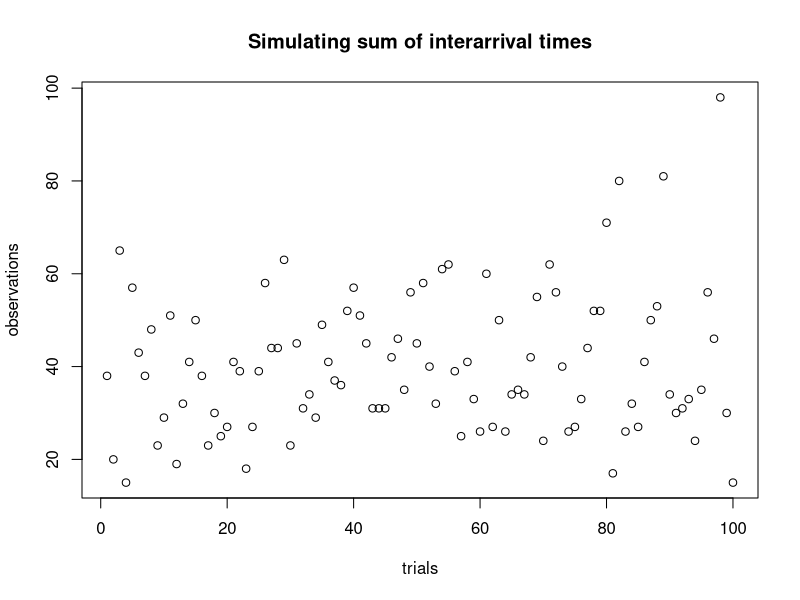
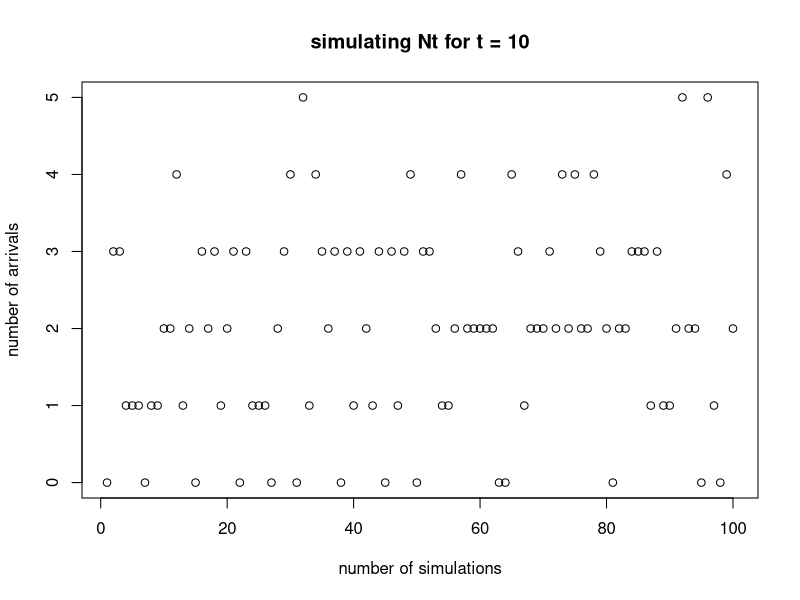
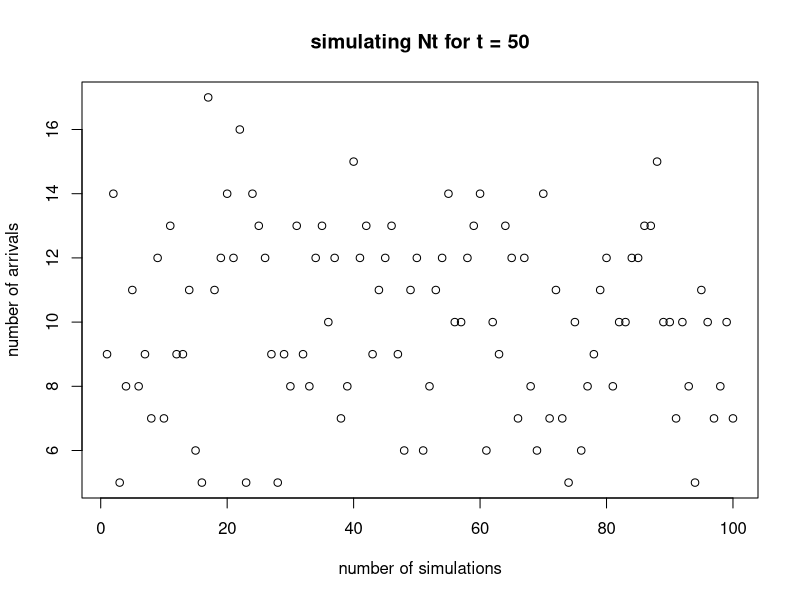
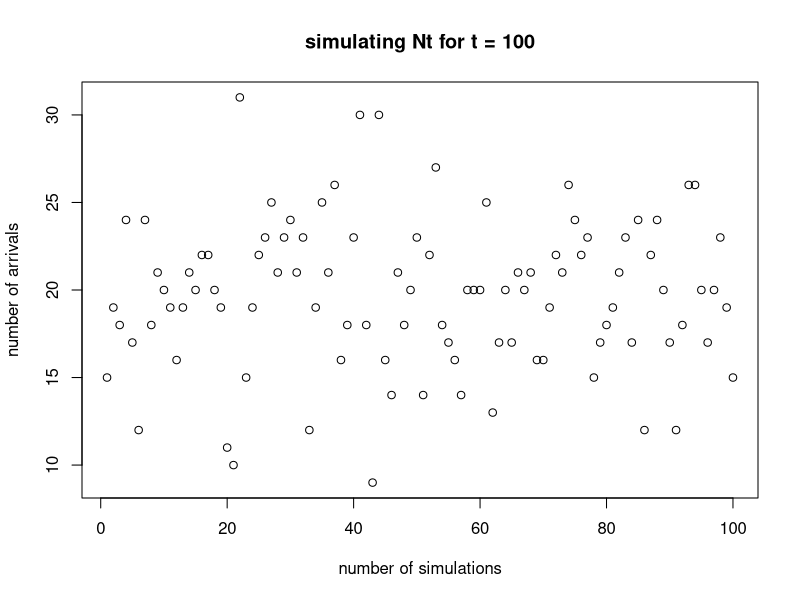
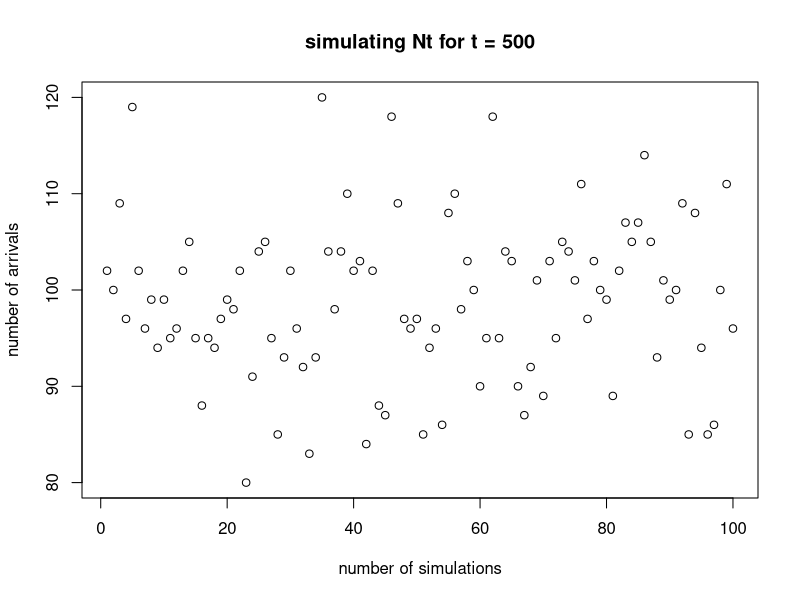

Generate these figures, in order, with R:
# Assignment 2
# Name - Mudit Balooja
# Roll no - 2019258

# Q1
# (a)
set.seed(123)
# probability
p <- 0.2
# size
N <- 100
pascal.data <- rnbinom(N, size = 10, prob = p)
plot(pascal.data, main = "Simulating sum of interarrival times", xlab = "trials", ylab = "observations")

# (b)
t <- c(10,50,100,500)
# for t = 10
data1 <- rbinom(N, size = t[1], prob = p)
plot(data1, main = "simulating Nt for t = 10", xlab = "number of simulations", ylab = "number of arrivals")

data2 <- rbinom(N, size = t[2], prob = p)
plot(data2, main = "simulating Nt for t = 50", xlab = "number of simulations", ylab = "number of arrivals")

data3 <- rbinom(N, size = t[3], prob = p)
plot(data3, main = "simulating Nt for t = 100", xlab = "number of simulations", ylab = "number of arrivals")

data4 <- rbinom(N, size = t[4], prob = p)
plot(data4, main = "simulating Nt for t = 500", xlab = "number of simulations", ylab = "number of arrivals")
